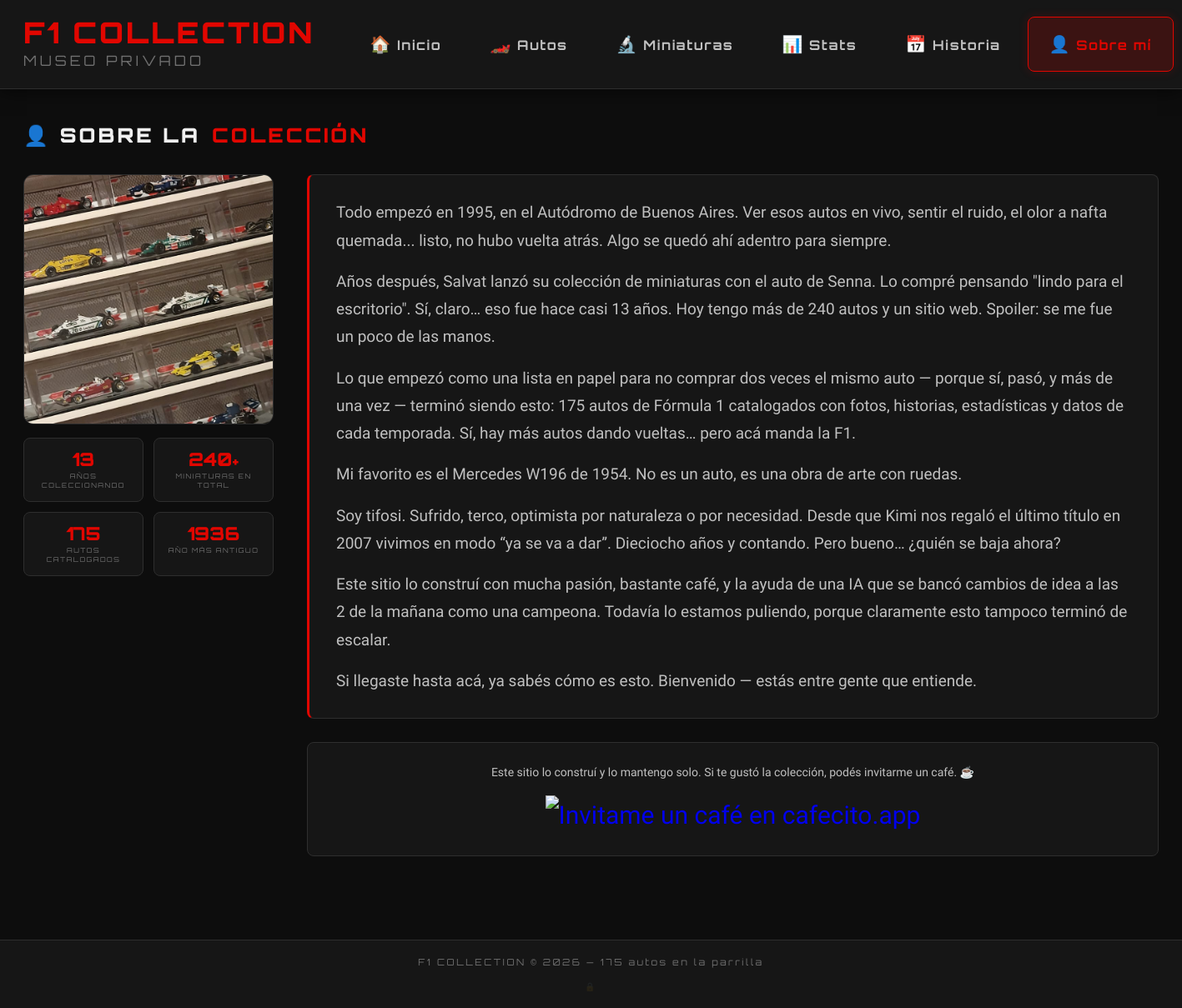
Page /?page=about on the committed database.
### tables this page shows
CREATE TABLE settings (
            key   TEXT PRIMARY KEY,
            value TEXT
        );

### db.php (called while the page is built, shortened)
<?php
function getDB(): PDO {
    static $pdo = null;
    if ($pdo === null) {
        $pdo = new PDO('sqlite:' . DB_PATH);
        $pdo->setAttribute(PDO::ATTR_ERRMODE, PDO::ERRMODE_EXCEPTION);
        $pdo->setAttribute(PDO::ATTR_DEFAULT_FETCH_MODE, PDO::FETCH_ASSOC);
        initDB($pdo);
    }
    return $pdo;
}
function initDB(PDO $pdo): void {
    $pdo->exec("
        CREATE TABLE IF NOT EXISTS cars (
            id         INTEGER PRIMARY KEY AUTOINCREMENT,
            year       INTEGER NOT NULL,
            team       TEXT NOT NULL,
            model      TEXT NOT NULL,
            driver     TEXT NOT NULL,
            maker      TEXT NOT NULL,
            collection TEXT NOT NULL,
            note       TEXT,
            image_path TEXT DEFAULT NULL,
            favorite   INTEGER DEFAULT 0,
            created_at TEXT DEFAULT (datetime('now'))
        )
    ");
    try { $pdo->exec("ALTER TABLE cars ADD COLUMN image_path TEXT DEFAULT NULL"); } catch(Exception $e) {}
    try { $pdo->exec("ALTER TABLE cars ADD COLUMN performance TEXT DEFAULT NULL"); } catch(Exception $e) {}
    try { $pdo->exec("ALTER TABLE cars ADD COLUMN is_champion INTEGER DEFAULT 0"); } catch(Exception $e) {}
    try { $pdo->exec("ALTER TABLE cars ADD COLUMN is_team_champion INTEGER DEFAULT 0"); } catch(Exception $e) {}
    $pdo->exec("
        CREATE TABLE IF NOT EXISTS settings (
            key   TEXT PRIMARY KEY,
            value TEXT
        )
    ");
    $pdo->exec("
        CREATE TABLE IF NOT EXISTS car_images (
            id         INTEGER PRIMARY KEY AUTOINCREMENT,
            car_id     INTEGER NOT NULL,
            path       TEXT NOT NULL,
            label      TEXT DEFAULT '',
            sort_order INTEGER DEFAULT 0,
            created_at TEXT DEFAULT (datetime('now')),
            FOREIGN KEY (car_id) REFERENCES cars(id) ON DELETE CASCADE
        )
    ");
    $legacy = $pdo->query("SELECT id, image_path FROM cars WHERE image_path IS NOT NULL AND image_path != ''")->fetchAll();
    foreach ($legacy as $row) {
        $chk = $pdo->prepare("SELECT COUNT(*) FROM car_images WHERE car_id=? AND path=?");
        $chk->execute([$row['id'], $row['image_path']]);
    }
    cleanOrphanImages($pdo);
    $count = $pdo->query("SELECT COUNT(*) FROM cars")->fetchColumn();
}
function cleanOrphanImages(PDO $pdo): void {
    $imgs = $pdo->query("SELECT id, path FROM car_images")->fetchAll(PDO::FETCH_ASSOC);
    foreach ($imgs as $img) {
        $full = __DIR__ . '/' . $img['path'];
        if (!file_exists($full)) {
            $pdo->prepare("DELETE FROM car_images WHERE id = ?")->execute([$img['id']]);
        }
    }
    $legacy = $pdo->query("SELECT id, image_path FROM cars WHERE image_path IS NOT NULL AND image_path != ''")->fetchAll(PDO::FETCH_ASSOC);
    foreach ($legacy as $row) {
        if (!file_exists(__DIR__ . '/' . $row['image_path'])) {
            $pdo->prepare("UPDATE cars SET image_path = NULL WHERE id = ?")->execute([$row['id']]);
        }
    }
}
function getTotalCars(): int {
    return (int) getDB()->query("SELECT COUNT(*) FROM cars")->fetchColumn();
}
function getSetting(string $key, string $default = ''): string {
    try {
        $row = getDB()->prepare("SELECT value FROM settings WHERE key = ?");
        $row->execute([$key]);
        $r = $row->fetch();
        return $r ? $r['value'] : $default;
    } catch (Exception $e) { return $default; }
}

### pages/about.php (the view, shortened to what this page needs)
<?php
$aboutText  = getSetting('about_text');
$aboutPhoto = getSetting('about_photo');
$totalCars  = getTotalCars();
?>
<div class="page-title">👤 SOBRE LA <span>COLECCIÓN</span></div>
<div class="about-wrap">
  <div class="about-left">
    <div class="about-photo-wrap">
      <?php if ($aboutPhoto): ?>
        <img src="<?= htmlspecialchars($aboutPhoto) ?>" alt="El coleccionista" class="about-photo">
      <?php else: ?>
        <div class="about-photo-placeholder">🏎️</div>
      <?php endif; ?>
    </div>
    <div class="about-stats">
      <div class="about-stat">
        <span class="about-stat-num">13</span>
        <span class="about-stat-label">AÑOS COLECCIONANDO</span>
      </div>
      <div class="about-stat">
        <span class="about-stat-num">240<span class="about-stat-plus">+</span></span>
        <span class="about-stat-label">MINIATURAS EN TOTAL</span>
      </div>
      <div class="about-stat">
        <span class="about-stat-num"><?= $totalCars ?></span>
        <span class="about-stat-label">AUTOS CATALOGADOS</span>
      </div>
      <div class="about-stat">
        <span class="about-stat-num">1936</span>
        <span class="about-stat-label">AÑO MÁS ANTIGUO</span>
      </div>
    </div>
  </div>
  <div class="about-right">
    <?php if ($aboutText): ?>
  <div class="about-text">
    <?php
      $paragraphs = preg_split('/\r?\n\r?\n/', trim($aboutText));
      foreach ($paragraphs as $p) {
          if (trim($p)) echo '<p>' . nl2br(htmlspecialchars(trim($p))) . '</p>';
      }
    ?>
  </div>
    <?php endif; ?>
    <div class="about-cafecito">
      <p class="about-cafecito-text">
        Este sitio lo construí y lo mantengo solo. Si te gustó la colección, podés invitarme un café. ☕
      </p>
      <a href="https://cafecito.app/f1collection" rel="noopener" target="_blank" class="about-cafecito-btn">
        <img src="https://cdn.cafecito.app/imgs/buttons/button_5.svg" alt="Invitame un café en cafecito.app">
      </a>
    </div>
  </div>
</div>

### style.css (style rules this page uses)
:root { --red: #e10600; --red-dark: #b00400; --red-glow: rgba(225,6,0,.18); --gold: #ffc906; --gold-dim: rgba(255,201,6,.12); --bg: #0d0d0d; --bg2: #161616; --bg3: #1e1e1e; --bg4: #252525; --border: #2e2e2e; --border2: #3a3a3a; --text: #f0f0f0; --text2: #c0c0c0; --muted: #707070; --radius: 8px; --radius-lg: 12px; --shadow: 0 4px 24px rgba(0,0,0,.5); }
*, *::before, *::after { box-sizing: border-box; margin: 0; padding: 0; }
html { scroll-behavior: smooth; }
body { background: var(--bg); color: var(--text); font-family: var(--font-body); font-size: 30px; line-height: 1.6; min-height: 100vh; display: flex; flex-direction: column; }
body { font-family: 'Rajdhani', sans-serif; }
.page-title { font-family: 'Orbitron', monospace; font-size: 24px; font-weight: 900; color: var(--text); letter-spacing: 3px; margin-bottom: 28px; display: flex; align-items: center; gap: 14px; }
.page-title span { color: var(--red); }
.about-wrap { display: grid; grid-template-columns: 300px 1fr; gap: 40px; align-items: start; margin-bottom: 48px; }
.about-photo-wrap { border-radius: var(--radius-lg); overflow: hidden; border: 1px solid var(--border); background: var(--bg3); aspect-ratio: 1; display: flex; align-items: center; justify-content: center; }
.about-photo { width: 100%; height: 100%; object-fit: cover; display: block; }
.about-stats { display: grid; grid-template-columns: 1fr 1fr; gap: 12px; margin-top: 16px; }
.about-stat { background: var(--bg2); border: 1px solid var(--border); border-radius: var(--radius); padding: 14px 12px; text-align: center; display: flex; flex-direction: column; gap: 4px; }
.about-stat-num { font-family: 'Orbitron', monospace; font-size: 22px; font-weight: 900; color: var(--red); line-height: 1; }
.about-stat-plus { font-size: 16px; }
.about-stat-label { font-family: 'Orbitron', monospace; font-size: 8px; letter-spacing: 1.5px; color: var(--muted); line-height: 1.3; }
.about-text { font-size: 19px; line-height: 1.75; color: var(--text2); background: var(--bg2); border: 1px solid var(--border); border-left: 3px solid var(--red); border-radius: var(--radius); padding: 28px 32px; margin-bottom: 28px; }
.about-text p { margin: 0 0 16px 0; }
.about-text p:last-child { margin-bottom: 0; }
.about-cafecito { background: var(--bg2); border: 1px solid var(--border); border-radius: var(--radius); padding: 24px 28px; text-align: center; margin-bottom: 16px; }
.about-cafecito-text { font-size: 14px; color: var(--text2); margin-bottom: 16px; line-height: 1.6; }
.about-cafecito-btn img { height: 44px; display: inline-block; transition: opacity .2s, transform .2s; }

### rows in the picture
settings: value (picture)
settings: value "Todo empezó en 1995, en el Autódromo de Buenos Aires. Ver esos autos en vivo, sentir el ruido, el olor a nafta quemada... listo, no hubo vuelta atrás. Algo se quedó ahí adentro para siempre.", value "Años después, Salvat lanzó su colección de miniaturas con el auto de Senna. Lo compré pensando \"lindo para el escritorio\". Sí, claro… eso fue hace casi 13 años. Hoy tengo más de 240 autos y un sitio web. Spoiler: se me fue un poco de las manos.", value "Lo que empezó como una lista en papel para no comprar dos veces el mismo auto — porque sí, pasó, y más de una vez — terminó siendo esto: 175 autos de Fórmula 1 catalogados con fotos, historias, estadísticas y datos de cada temporada. Sí, hay más autos dando vueltas… pero acá manda la F1.", value "Mi favorito es el Mercedes W196 de 1954. No es un auto, es una obra de arte con ruedas.", value "Soy tifosi. Sufrido, terco, optimista por naturaleza o por necesidad. Desde que Kimi nos regaló el último título en 2007 vivimos en modo “ya se va a dar”. Dieciocho años y contando. Pero bueno… ¿quién se baja ahora?", value "Este sitio lo construí con mucha pasión, bastante café, y la ayuda de una IA que se bancó cambios de idea a las 2 de la mañana como una campeona. Todavía lo estamos puliendo, porque claramente esto tampoco terminó de escalar.", value "Si llegaste hasta acá, ya sabés cómo es esto. Bienvenido — estás entre gente que entiende."

### other values in the picture
SITE_NAME "F1 COLLECTION"
SITE_SUB "MUSEO PRIVADO"
$totalCars "175"
getTotalCars() "175"
